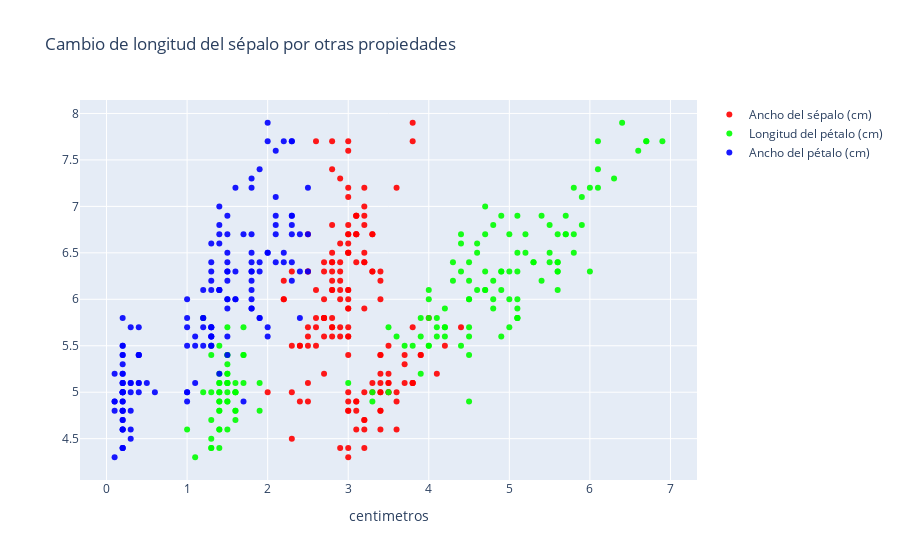

Write notebook code for a chart like this one.
### Code cell
import numpy as np
import pandas as pd
import plotly as py
import plotly.graph_objs as go
from plotly.offline import init_notebook_mode, iplot

df2 = df.iloc[:100, :]

bySW = go.Scatter(
                    x = data_sorted_bySW['Sepal.Width'],
                    y = data_sorted_bySW['Sepal.Length'],
                    mode = "markers",
                    name = "Ancho del sépalo (cm)",
                    marker = dict(color = 'rgba(255, 0, 0, 0.9)'),
                    text = data_sorted_bySW.Species
)

byPL = go.Scatter(
                    x = data_sorted_byPL['Petal.Length'],
                    y = data_sorted_byPL['Sepal.Length'],
                    mode = "markers",
                    name = "Longitud del pétalo (cm)",
                    marker = dict(color = 'rgba(0, 255, 0, 0.9)'),
                    text = data_sorted_byPL.Species
)

byPW = go.Scatter(
                    x = data_sorted_byPW['Petal.Width'],
                    y = data_sorted_byPW['Sepal.Length'],
                    mode = "markers",
                    name = "Ancho del pétalo (cm)",
                    marker = dict(color = 'rgba(0, 0, 255, 0.9)'),
                    text = data_sorted_byPW.Species
)

layout = dict(title = 'Cambio de longitud del sépalo por otras propiedades',
              xaxis= dict(title= 'centimetros',ticklen= 5,zeroline= False)
             )
u = [bySW, byPL, byPW]
fig = dict(data = u, layout=layout)
iplot(fig)

### Figure 1 — Plotly figure (JSON) as saved in the notebook; plotly's stock layout.template omitted (floating-point values rounded to 4 significant figures; data arrays with more than 128 entries replaced by an {"elided": "..."} marker saying what was removed)
{"data": [{"marker": {"color": "rgba(255, 0, 0, 0.9)"}, "mode": "markers", "name": "Ancho del sépalo (cm)", "text": {"elided": "150 str values"}, "type": "scatter", "x": {"elided": "150 float values"}, "y": {"elided": "150 float values"}}, {"marker": {"color": "rgba(0, 255, 0, 0.9)"}, "mode": "markers", "name": "Longitud del pétalo (cm)", "text": {"elided": "150 str values"}, "type": "scatter", "x": {"elided": "150 float values"}, "y": {"elided": "150 float values"}}, {"marker": {"color": "rgba(0, 0, 255, 0.9)"}, "mode": "markers", "name": "Ancho del pétalo (cm)", "text": {"elided": "150 str values"}, "type": "scatter", "x": {"elided": "150 float values"}, "y": {"elided": "150 float values"}}], "layout": {"title": {"text": "Cambio de longitud del sépalo por otras propiedades"}, "xaxis": {"ticklen": 5, "title": {"text": "centimetros"}, "zeroline": false}}}
